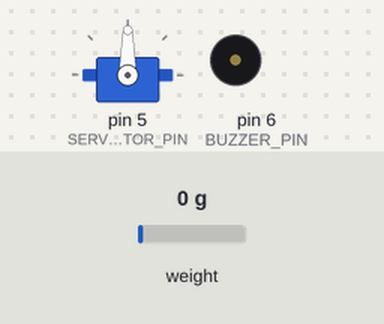
The program below on a simulated Arduino Uno, built with avr-gcc and run on an emulated ATmega328P. On the bench: servo, buzzer (waves = sounding, pin HIGH). The inputs (shaded band) are chosen by the test bench; at power-on: weight on the scale 0 g. What the program prints to the serial monitor is not drawn.

Above: at 2.05 s.
At 9.15 s:
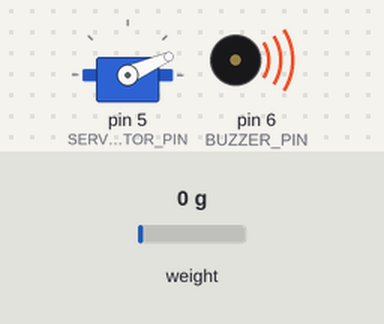
At 9.95 s:
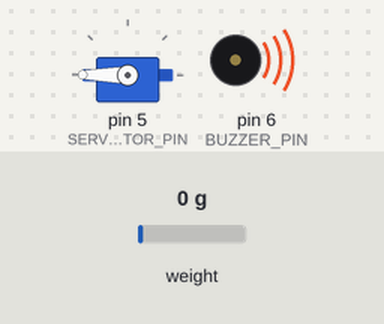
At 10.8 s:
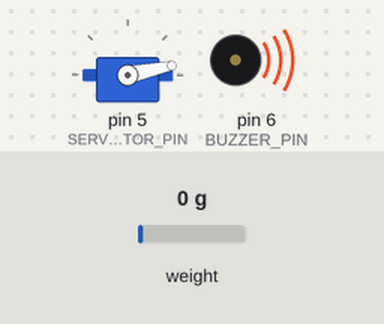
Timing chart, 0 to 13.5 s (numbered marks = the images above):
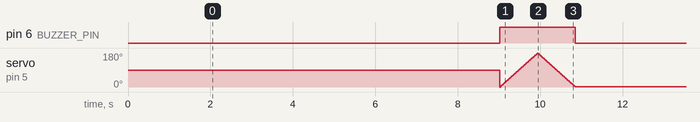

The program:

main.cpp
```cpp
#include <Arduino.h>
#include "HX711.h"
#include "Servo.h"

// HX711 circuit wiring
const int LOADCELL_DOUT_PIN = 3;
const int LOADCELL_SCK_PIN = 2;
const int SERVO_MOTOR_PIN = 5;
const int BUZZER_PIN = 6;
int second=10;
HX711 scale;
Servo motor;

void servo_spin(int angle)
{
  if (angle > 0)
  {
    for (int i = 0; i < angle; i++)
    {
      motor.write(i);
      delay(5);
    }
  }
  else
  {
    for (int i = -1 * angle; i > 0; i--)
    {
      motor.write(i);
      delay(5);
    }
  }
}

void scale_setup()
{
  scale.begin(LOADCELL_DOUT_PIN, LOADCELL_SCK_PIN);
  scale.set_scale(36.059);
  scale.tare();
}

int scale_read() { return scale.get_units() / 1000; }

void buzzer_on(){digitalWrite(BUZZER_PIN,HIGH);}
void buzzer_off(){digitalWrite(BUZZER_PIN,LOW);}
void animals_food_time(){
  Serial.write(12);
  Serial.println("Animall Food Time Started.");
  buzzer_on();
  servo_spin(180);
  servo_spin(-180);
  buzzer_off();
  Serial.write("Animall Food Time Finished :)");

}
void setup()
{
  Serial.begin(9600);
  pinMode(BUZZER_PIN, OUTPUT);
  motor.attach(SERVO_MOTOR_PIN);
  Serial.println("Loading....");
  delay(1000);
  scale_setup();


}

void check_food(){

  Serial.println("checking....");
  Serial.print("Current weight :");
  Serial.println(scale_read());
  if (scale_read()<2){Serial.println("foods weight is under the treshold now.");
                      Serial.println("please increse that.");
  }
  delay(500);

}

void loop()
{
  Serial.write(12);
if (second==0){animals_food_time();second=10;}
else{
  Serial.print("time remained to animall food:\n");
  Serial.println(second);
  check_food();
  second--;}


}
```

Measured:
- by itself, pin 6 (BUZZER_PIN): alternates HIGH for 1.8 s and LOW for 7.0 s
